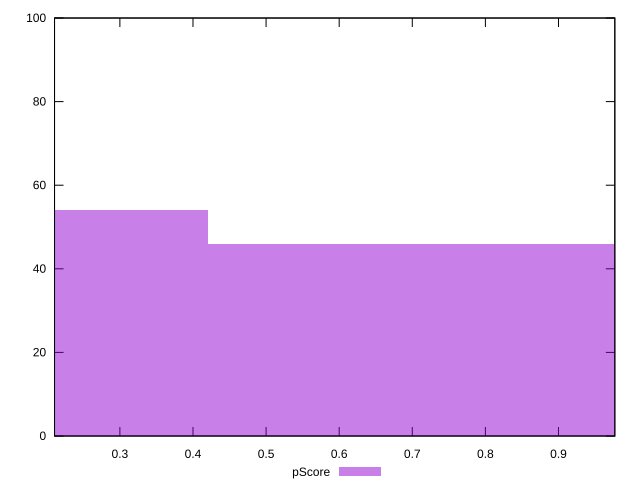

The script that saved this image:
reset

$pScore <<EOF
0.8402093073987639 46
0 54
EOF

set key outside below
set boxwidth 0.8402093073987639
set xrange [0.21059535501026838:0.9770655759670719]
set yrange [0:100]
set trange [0:100]
set style fill transparent solid 0.5 noborder
set terminal svg size 640, 490 enhanced background rgb 'white'
set output "reports/report_00033_2021-03-01T14-23-16.841Z/first-cpu-idle/samples/astro-inner/pScore/histogram.svg"

plot $pScore title "pScore" with boxes

reset
